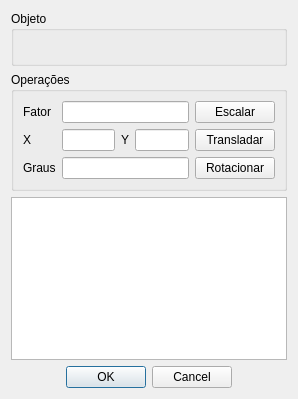
<?xml version="1.0" encoding="UTF-8"?>
<ui version="4.0">
 <class>EditItemDialog</class>
 <widget class="QDialog" name="EditItemDialog">
  <property name="geometry">
   <rect>
    <x>0</x>
    <y>0</y>
    <width>298</width>
    <height>399</height>
   </rect>
  </property>
  <property name="windowTitle">
   <string>Dialog</string>
  </property>
  <layout class="QVBoxLayout" name="verticalLayout">
   <item>
    <widget class="QGroupBox" name="objectGroupBox">
     <property name="title">
      <string>Objeto</string>
     </property>
     <layout class="QVBoxLayout" name="verticalLayout_2">
      <item>
       <widget class="QLabel" name="objectLabel">
        <property name="text">
         <string/>
        </property>
       </widget>
      </item>
     </layout>
    </widget>
   </item>
   <item>
    <widget class="QGroupBox" name="operationGroupBox">
     <property name="title">
      <string>Operações</string>
     </property>
     <layout class="QGridLayout" name="gridLayout">
      <item row="4" column="1">
       <widget class="QLineEdit" name="xLineEdit"/>
      </item>
      <item row="1" column="5">
       <widget class="QPushButton" name="scalePushButton">
        <property name="text">
         <string>Escalar</string>
        </property>
       </widget>
      </item>
      <item row="4" column="5">
       <widget class="QPushButton" name="translatePushButton">
        <property name="text">
         <string>Transladar</string>
        </property>
       </widget>
      </item>
      <item row="1" column="0">
       <widget class="QLabel" name="factorLabel">
        <property name="text">
         <string>Fator</string>
        </property>
       </widget>
      </item>
      <item row="1" column="1" colspan="3">
       <widget class="QLineEdit" name="factorLineEdit"/>
      </item>
      <item row="5" column="1" colspan="3">
       <widget class="QLineEdit" name="degreesLineEdit"/>
      </item>
      <item row="5" column="5">
       <widget class="QPushButton" name="rotatePushButton">
        <property name="text">
         <string>Rotacionar</string>
        </property>
       </widget>
      </item>
      <item row="4" column="2">
       <widget class="QLabel" name="yLabel">
        <property name="text">
         <string>Y</string>
        </property>
       </widget>
      </item>
      <item row="5" column="0">
       <widget class="QLabel" name="degreesLabel">
        <property name="text">
         <string>Graus</string>
        </property>
       </widget>
      </item>
      <item row="4" column="3">
       <widget class="QLineEdit" name="yLineEdit"/>
      </item>
      <item row="4" column="0">
       <widget class="QLabel" name="xLabel">
        <property name="text">
         <string>X</string>
        </property>
       </widget>
      </item>
     </layout>
    </widget>
   </item>
   <item>
    <widget class="QListView" name="operationsListView"/>
   </item>
   <item>
    <widget class="QDialogButtonBox" name="buttonBox">
     <property name="orientation">
      <enum>Qt::Horizontal</enum>
     </property>
     <property name="standardButtons">
      <set>QDialogButtonBox::Cancel|QDialogButtonBox::Ok</set>
     </property>
     <property name="centerButtons">
      <bool>true</bool>
     </property>
    </widget>
   </item>
  </layout>
 </widget>
 <resources/>
 <connections>
  <connection>
   <sender>buttonBox</sender>
   <signal>accepted()</signal>
   <receiver>EditItemDialog</receiver>
   <slot>accept()</slot>
   <hints>
    <hint type="sourcelabel">
     <x>184</x>
     <y>397</y>
    </hint>
    <hint type="destinationlabel">
     <x>157</x>
     <y>274</y>
    </hint>
   </hints>
  </connection>
  <connection>
   <sender>buttonBox</sender>
   <signal>rejected()</signal>
   <receiver>EditItemDialog</receiver>
   <slot>reject()</slot>
   <hints>
    <hint type="sourcelabel">
     <x>184</x>
     <y>403</y>
    </hint>
    <hint type="destinationlabel">
     <x>206</x>
     <y>274</y>
    </hint>
   </hints>
  </connection>
 </connections>
</ui>
